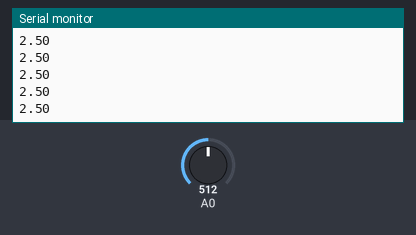
A sketch run on a simulated Arduino Mega 2560, built with avr-gcc and run on an emulated ATmega2560. On the bench: the last lines printed to the serial monitor. The inputs (shaded band) are chosen by the test bench; at power-on: A0 = 512.

Above: at 1.2 s.
1.3 s: A0 set to 716
At 2.4 s:
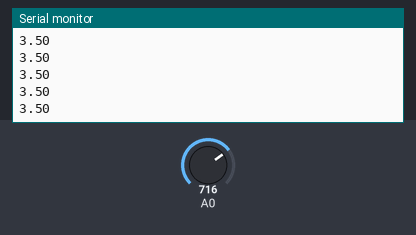
2.8 s: A0 set to 900
At 3.4 s:
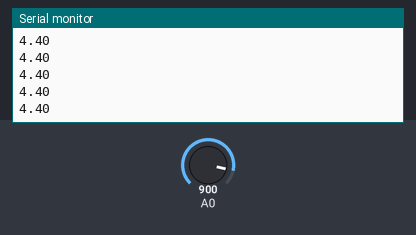
Timing chart, 0 to 5.8 s (numbered marks = the images above; inputs shaded):
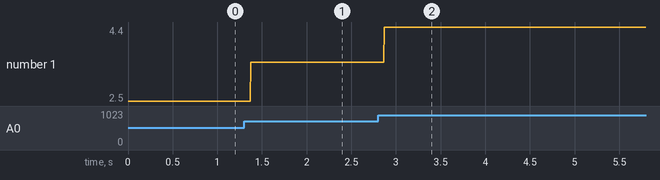

Measured:
- after the input at 1.3 s, the serial monitor: prints a new line after 0.07 s (image 1)
- after the input at 2.8 s, the serial monitor: prints a new line after 0.07 s (image 2)
- plotted number 1: 2.5 → 3.5 after the input at 1.3 s, 3.5 → 4.4 after the input at 2.8 s

The sketch:

project1Test.ino
```cpp
void setup() {
  // put your setup code here, to run once:
  Serial.begin(9600);

}

void loop() {
  // put your main code here, to run repeatedly:
  int sensorValue = analogRead(A0);
  float Voltage = sensorValue * (5.0 / 1023.0);

  Serial.println(Voltage);
}
```

main.cpp
```cpp
#include <Arduino.h>

void setup() {
  // put your setup code here, to run once:
  Serial.begin(9600);

}

void loop() {
  // put your main code here, to run repeatedly:
  int sensorValue = analogRead(A0);
  float Voltage = sensorValue * (5.0 / 1023.0);

  Serial.println(Voltage);
}
```
